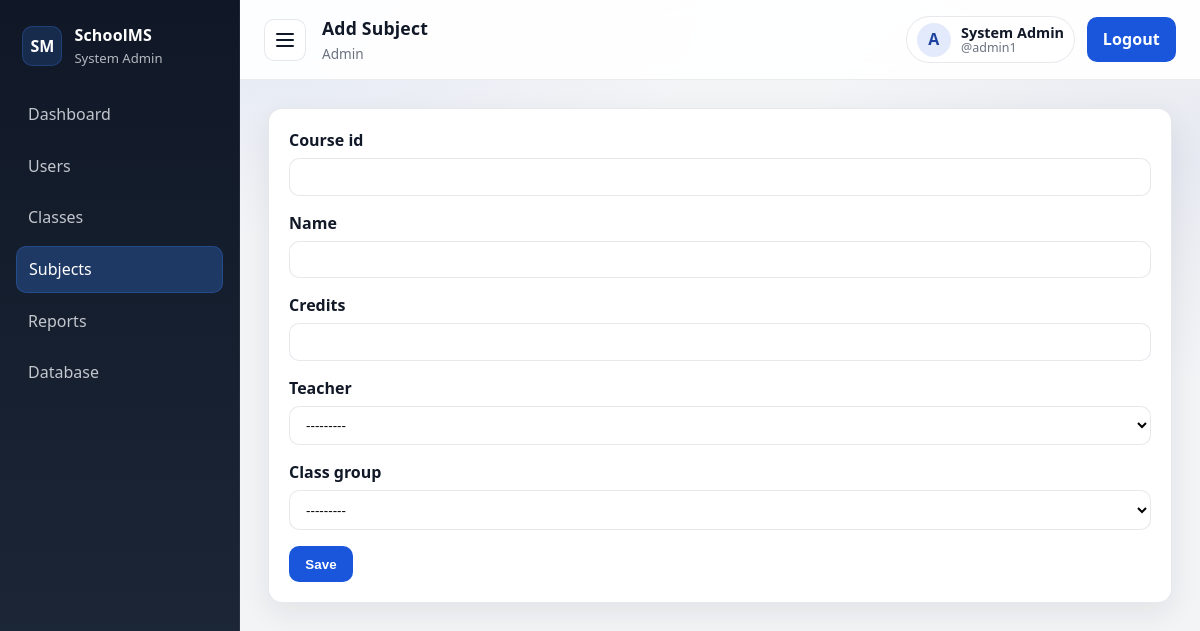
The page /admin-panel/subjects/add/ (signed in) on the database its author committed.
### accounts/models.py (models this page shows, shortened)
class User(AbstractUser):
    ROLES = [
        ('admin', 'Administrator'),
        ('teacher', 'Teacher'),
        ('student', 'Student'),
        ('parent', 'Parent'),
    ]
    role = models.CharField(max_length=20, choices=ROLES, default='student')

class Teacher(models.Model):
    user = models.OneToOneField(User, on_delete=models.CASCADE, related_name='teacher_profile')
    teacher_id = models.CharField(max_length=20, unique=True)
    def __str__(self):
        return f'{self.teacher_id} - {self.user.get_full_name() or self.user.username}'

### accounts/decorators.py (the view)
        def _wrapped_view(request, *args, **kwargs):
            if not request.user.is_authenticated:
                return redirect('login')
            if getattr(request.user, 'is_superuser', False):
                return view_func(request, *args, **kwargs)
            if request.user.role not in allowed_roles:
                return redirect('login')
            return view_func(request, *args, **kwargs)

### courses/forms.py
class CourseForm(forms.ModelForm):
    class Meta:
        model = Course
        fields = ['course_id', 'name', 'credits', 'teacher', 'class_group']

### accounts/models.py (called while the page is built)
    def __str__(self):
        return f'{self.name} ({self.year})'

### accounts/views.py (called while the page is built)
@login_required
@role_required('admin')
def subject_create_view(request):
    if request.method == 'POST':
        form = CourseForm(request.POST)
        if form.is_valid():
            form.save()
            messages.success(request, 'Subject created.')
            return redirect('admin_subjects')
    else:
        form = CourseForm()
    return render(request, 'admin_panel/subject_form.html', {'form': form, 'title': 'Add Subject'})

### templates/admin_panel/subject_form.html (shortened to what this page needs)
{% extends 'base_dashboard.html' %}
{% block page_title %}{{ title }}{% endblock %}
{% block content %}
<div class="card">
    <form method="post">
        {% for field in form %}
        <div class="form-group">
            <label for="{{ field.id_for_label }}">{{ field.label }}</label>
            {{ field }}
        </div>
        {% endfor %}
        <button class="btn btn-primary" type="submit">Save</button>
    </form>
</div>
{% endblock %}

### templates/base_dashboard.html (shortened to what this page needs)
{% load static %}
<!DOCTYPE html>
<html lang="en">
<head>
    <link rel="stylesheet" href="{% static 'css/style.css' %}">
</head>
<body>
<div class="layout">
    <aside class="sidebar" id="sidebar">
        <div class="logo">
            <div class="logo-mark">SM</div>
            <div class="logo-text">
                <div class="logo-title">SchoolMS</div>
                <div class="logo-subtitle">{{ user.get_full_name|default:user.username }}</div>
            </div>
        </div>
        <nav>
            {% if user.role == 'admin' or user.is_superuser or user.is_staff %}
            <a class="{% if request.path == '/admin-panel/' %}active{% endif %}" href="{% url 'admin_panel_dashboard' %}">Dashboard</a>
            <a class="{% if request.path|slice:':18' == '/admin-panel/users' %}active{% endif %}" href="{% url 'admin_users' %}">Users</a>
            <a class="{% if request.path|slice:':20' == '/admin-panel/classes' %}active{% endif %}" href="{% url 'admin_classes' %}">Classes</a>
            <a class="{% if request.path|slice:':21' == '/admin-panel/subjects' %}active{% endif %}" href="{% url 'admin_subjects' %}">Subjects</a>
            <a class="{% if request.path|slice:':20' == '/admin-panel/reports' %}active{% endif %}" href="{% url 'admin_reports' %}">Reports</a>
            <a href="http://localhost/phpmyadmin/" target="_blank" rel="noopener noreferrer">Database</a>
            {% endif %}
        </nav>
    </aside>
    <section class="main">
        <header class="topbar">
            <div class="topbar-left">
                <button class="icon-btn" id="sidebar-toggle" type="button" aria-label="Toggle sidebar">
                    <span class="hamburger"></span>
                </button>
                <div class="topbar-title">
                    <h1>{% block page_title %}Dashboard{% endblock %}</h1>
                    <div class="topbar-meta">
                        {% if user.is_superuser or user.is_staff %}Admin{% else %}{{ user.role|title }}{% endif %}
                    </div>
                </div>
            </div>
            <div class="topbar-right">
                <div class="user-pill">
                    <div class="avatar" aria-hidden="true">{{ user.username|slice:":1"|upper }}</div>
                    <div class="user-pill-text">
                        <div class="user-name">{{ user.get_full_name|default:user.username }}</div>
                        <div class="user-username">@{{ user.username }}</div>
                    </div>
                </div>
                <a class="btn btn-primary" href="{% url 'logout' %}">Logout</a>
            </div>
        </header>
        <div class="content-wrap">
            {% block content %}{% endblock %}
        </div>
    </section>
</div>
</body>
</html>

### static/css/style.css (style rules this page uses)
:root { --primary: #1a56db; --primary-dark: #1e429f; --secondary: #f3f4f6; --text: #111827; --text-muted: #6b7280; --border: #e5e7eb; --surface: #ffffff; --shadow: 0 10px 30px rgba(17, 24, 39, .08); --success: #057a55; --danger: #c81e1e; --warning: #c27803; --sidebar-bg: #1e2939; --sidebar-text: #d1d5db; --sidebar-active: #3b82f6; }
* { box-sizing: border-box; }
html, body { height: 100%; }
body { margin: 0; font-family: ui-sans-serif, system-ui, -apple-system, "Segoe UI", Roboto, Arial, "Noto Sans", "Liberation Sans", sans-serif; background: radial-gradient(1200px 600px at 20% 0%, rgba(26, 86, 219, .08), transparent 40%), radial-gradient(900px 500px at 100% 20%, rgba(30, 66, 159, .06), transparent 45%), var(--secondary); color: var(--text); line-height: 1.45; }
a { color: inherit; }
.layout { display: flex; min-height: 100vh; }
.sidebar { width: 240px; background: linear-gradient(180deg, #101827, var(--sidebar-bg)); color: var(--sidebar-text); padding: 1rem; position: fixed; top: 0; left: 0; bottom: 0; border-right: 1px solid rgba(255,255,255,.06); }
.sidebar .logo { display: flex; align-items: center; gap: .75rem; margin-bottom: 1rem; padding: .5rem .4rem; }
.logo-mark { width: 40px; height: 40px; border-radius: 10px; display: grid; place-items: center; font-weight: 800; background: rgba(59, 130, 246, .18); color: #fff; border: 1px solid rgba(59, 130, 246, .25); }
.logo-title { font-weight: 800; color: #fff; letter-spacing: .2px; }
.logo-subtitle { font-size: .82rem; color: rgba(209,213,219,.85); margin-top: 2px; }
.sidebar nav a { display: flex; align-items: center; gap: .6rem; color: rgba(209,213,219,.92); text-decoration: none; padding: .7rem .75rem; border-radius: 10px; margin-bottom: .35rem; transition: background .15s ease, color .15s ease, transform .15s ease; }
.sidebar nav a.active { background: rgba(59, 130, 246, .28); color: #fff; border: 1px solid rgba(59,130,246,.25); }
.main { margin-left: 240px; width: calc(100% - 240px); }
.topbar { background: rgba(255,255,255,.92); backdrop-filter: blur(10px); padding: 1rem 1.5rem; border-bottom: 1px solid rgba(229,231,235,.8); display: flex; align-items: center; justify-content: space-between; position: sticky; top: 0; z-index: 5; }
.topbar-left { display: flex; align-items: center; gap: 1rem; }
.topbar-title h1 { font-size: 1.1rem; margin: 0; letter-spacing: .2px; }
.topbar-meta { font-size: .85rem; color: var(--text-muted); margin-top: 2px; }
.topbar-right { display: flex; align-items: center; gap: .75rem; }
.user-pill { display: flex; align-items: center; gap: .65rem; padding: .35rem .6rem; border: 1px solid rgba(229,231,235,.9); border-radius: 999px; background: #fff; }
.avatar { width: 34px; height: 34px; border-radius: 999px; display: grid; place-items: center; font-weight: 800; background: rgba(26,86,219,.12); color: var(--primary-dark); }
.user-name { font-size: .9rem; font-weight: 700; line-height: 1.1; }
.user-username { font-size: .78rem; color: var(--text-muted); line-height: 1.1; }
.content-wrap { max-width: 1200px; padding: 1.75rem; margin: 0 auto; }
.card { background: var(--surface); border: 1px solid rgba(229,231,235,.95); border-radius: 14px; padding: 1.25rem 1.25rem; margin-bottom: 1rem; box-shadow: var(--shadow); }
.btn { border: 1px solid transparent; padding: .6rem .95rem; border-radius: 10px; text-decoration: none; display: inline-flex; align-items: center; justify-content: center; gap: .4rem; cursor: pointer; font-weight: 700; letter-spacing: .1px; transition: transform .12s ease, box-shadow .12s ease, background .12s ease, border-color .12s ease; }
.btn-primary { background: var(--primary); color: #fff; }
.icon-btn { border: 1px solid rgba(229,231,235,.95); background: #fff; border-radius: 10px; width: 42px; height: 42px; display: grid; place-items: center; cursor: pointer; }
.hamburger, .hamburger::before, .hamburger::after { content: ""; display: block; width: 18px; height: 2px; background: #111827; border-radius: 3px; position: relative; }
.hamburger::before { position: absolute; top: -6px; left: 0; }
.hamburger::after { position: absolute; top: 6px; left: 0; }
.form-group { margin-bottom: 1rem; }
.form-group label { display: block; font-weight: 700; margin-bottom: .35rem; }
.form-group input, .form-group select, .form-group textarea { width: 100%; border: 1px solid rgba(229,231,235,.95); border-radius: 10px; padding: .65rem .75rem; background: #fff; outline: none; transition: box-shadow .12s ease, border-color .12s ease; }

### rows shown on the page
User: get_full_name "System Admin", username "A", username "admin1"
Teacher: form "---------"

### other values the page prints
{{ title }} "Add Subject"
{{ field.label }} "Course id" "Name" "Credits" "Teacher" "Class group"
